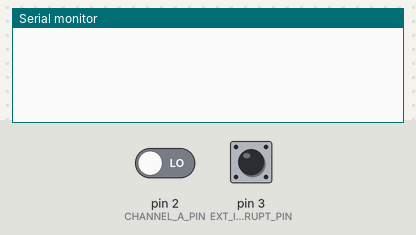
Recording of a sketch running on a simulated Arduino Uno, built with avr-gcc and run on an emulated ATmega328P. Parts: the last lines printed to the serial monitor. The test bench sets the inputs (shaded band); at power-on: pin 3 (EXT_INTERRUPT_PIN) LOW, pin 2 (CHANNEL_A_PIN) LOW.

Above: at 1.2 s.
1.3 s: pin 3 (EXT_INTERRUPT_PIN) pulled HIGH for 0.15 s
At 1.9 s:
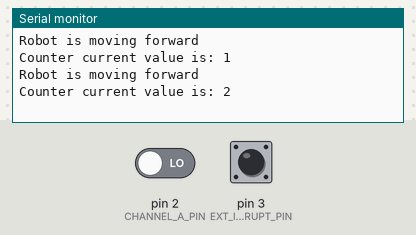
2.9 s: pin 3 (EXT_INTERRUPT_PIN) pulled HIGH for 1 s
At 4.4 s:
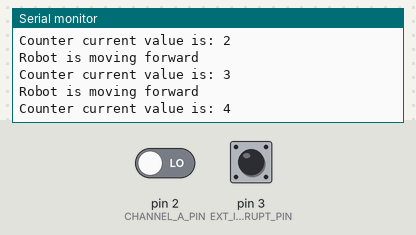
5.4 s: pin 2 (CHANNEL_A_PIN) driven HIGH and pin 3 (EXT_INTERRUPT_PIN) driven HIGH
At 6.8 s:
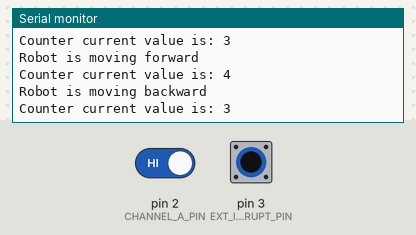
Timing chart, 0 to 8.4 s (numbered marks = the images above; inputs shaded):
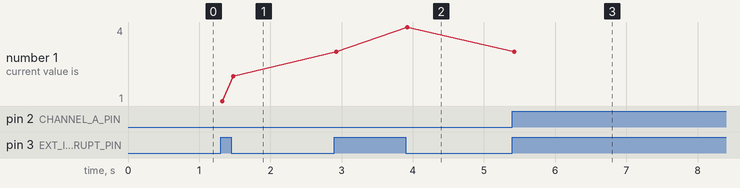

Measured:
- after the input at 1.3 s, the serial monitor: prints a new line at once (image 1)
- after the input at 2.9 s, the serial monitor: prints a new line at once (image 2)
- after the input at 5.4 s, the serial monitor: prints a new line at once (image 3)
- plotted number 1: 2 → 4 after the input at 2.9 s

The sketch:

Encoder.ino
```cpp
/*Definitions*/
#define EXT_INTERRUPT_PIN  (3)
#define CHANNEL_A_PIN      (2)

/*Flag used in printing operations*/
int print_flag = 0;

/*Counter used to count rising edges*/
signed int counter = 0;

/*Encoder track function*/
void encoder_track_func(void)
{
  /*Checking the channel A pin value*/
  if(digitalRead(CHANNEL_A_PIN) == LOW)
  {
    /*Printing the forward mode*/
    print_flag = 1;

    /*Increase the counter by 1*/
    counter++;
  }
  else
  {
    /*Printing the backward mode*/
    print_flag = 2;

    /*Decrease the counter by 1*/
    counter--;
  }

  /*Return from this function*/
  return;
}

void setup()
{
  /*Serial terminal initialization*/
  Serial.begin(9600);

  /*Initializing the external interrupt and channel A pins as input*/
  pinMode(EXT_INTERRUPT_PIN, INPUT);
  pinMode(CHANNEL_A_PIN, INPUT);

  /*Attaching interrupt to pin 2 on change edge*/
  attachInterrupt(digitalPinToInterrupt(EXT_INTERRUPT_PIN), encoder_track_func, CHANGE);
}

void loop()
{
  if(print_flag == 1)
  {
    /*Resetting the print flag*/
    print_flag = 0;

    /*Reporting that robot is moving forward*/
    Serial.println("Robot is moving forward");

    /*Reporting the counter current value*/
    Serial.print("Counter current value is: ");
    Serial.println(counter);

  }
  else if(print_flag == 2)
  {
    /*Resetting the print flag*/
    print_flag = 0;

    /*Reporting that robot is moving backward*/
    Serial.println("Robot is moving backward");

    /*Reporting the counter current value*/
    Serial.print("Counter current value is: ");
    Serial.println(counter);
  }
  else
  {
    /*Do nothing*/
  }
}
```
